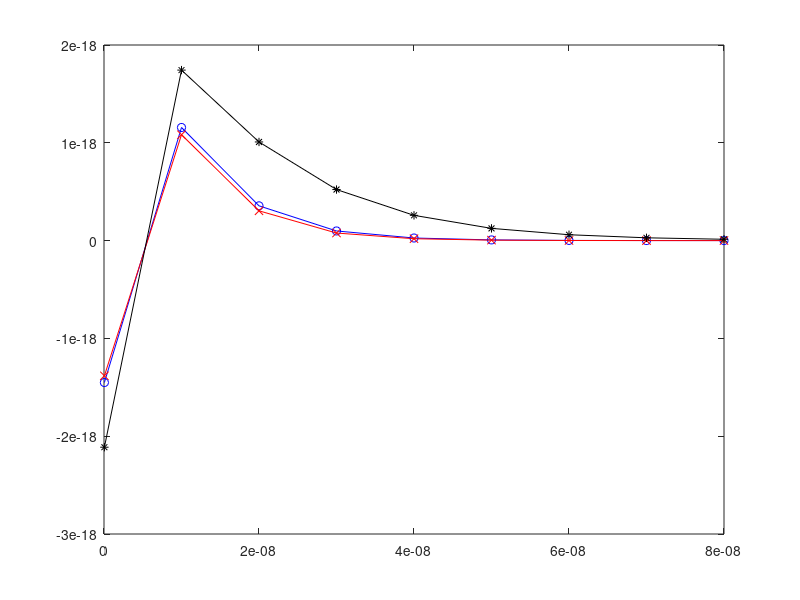

Here is the MATLAB script that generated this plot:
clear all;

%% Repulsive forces variables                   % Description & Units
ep_0    = 8.85e-12;                             % Dielectric permittivity in vaccum             (C^2/J*m)
ep_r    = 80;                                   % Relatively dielectric permittivity of water   (Dimensionless)
a_p     = 1.2e-6; %0.68e-6; %1.2e-6;               % Bacteria's radius                             (m)
psi_p   = -35.01e-3; %-36.32e-3; %-35.01e-3;       % Zeta potential bacteria @ pH 4                (V)
psi_c   = -14.06e-3;                               % Zeta potential clay @ pH 4                    (V)
k_debye = [7.57e-9^-1 7.13e-9^-1 13.44e-9^-1];           % Debye's length                                (m)
h       = [0.05e-9 10e-9 20e-9 30e-9 40e-9 50e-9 60e-9 70e-9 80e-9];       % Separation distance     (m)
phi_edl = zeros(3, 9);                          % Repulsive force                               (N)

%% Attractive forces variables
A       = 6.5e-21 ;                              % Hamaker constant for interaction media        (J)
lambda  = 100e-9;                                  % Wavelength of dielectric                      (nm)
phi_vdw = zeros(1,9);                           % Attraction forces                             (N)


%% Final result matrix
final = zeros(3,9);                             % Final value


%% Repulsive force equation

for m = 1:3
    for i = 1:9
        phi_edl(m,i) = pi * ep_0 * ep_r * a_p *...
        (... 
        (2 * psi_p * psi_c * ...
        log( (1 + exp(-k_debye(m) * h(i))) / (1 - exp(-k_debye(m) * h(i))) ) + ...
        (psi_p^2 + psi_c^2) * log(1 - exp(-2 * k_debye(m) * h(i)))...
        )...
        );
    end
end

%% Attractive forces equation

for j = 1:9
    phi_vdw(j) = ((-A* a_p) / 6 * h(j)) * (1 + ((14 * h(j))/(lambda)))^-1;
end

%% Final equation
for m = 1:3
    for k = 1:9
        final(m,k) = phi_edl(m,k) + phi_vdw(k);
    end
end

%% Plot 

ylim([-0.00003 0.00001]);

plot(h, final(1,:), 'bo-');
hold on;
plot(h, final(2,:), 'rx-');
hold on;
plot(h, final(3,:), 'k*-');
hold on;




